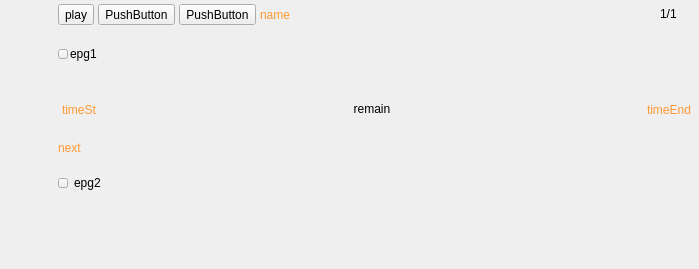
<?xml version="1.0" encoding="UTF-8"?>
<ui version="4.0">
 <class>m_InfoPanelBig</class>
 <widget class="QWidget" name="m_InfoPanelBig">
  <property name="geometry">
   <rect>
    <x>0</x>
    <y>0</y>
    <width>699</width>
    <height>269</height>
   </rect>
  </property>
  <property name="sizePolicy">
   <sizepolicy hsizetype="Expanding" vsizetype="Minimum">
    <horstretch>0</horstretch>
    <verstretch>0</verstretch>
   </sizepolicy>
  </property>
  <property name="contextMenuPolicy">
   <enum>Qt::NoContextMenu</enum>
  </property>
  <property name="windowTitle">
   <string notr="true"/>
  </property>
  <layout class="QGridLayout" name="gridLayout">
   <property name="leftMargin">
    <number>4</number>
   </property>
   <property name="topMargin">
    <number>4</number>
   </property>
   <property name="rightMargin">
    <number>4</number>
   </property>
   <property name="bottomMargin">
    <number>4</number>
   </property>
   <property name="spacing">
    <number>2</number>
   </property>
   <item row="2" column="1">
    <layout class="QHBoxLayout" name="horizontalLayout_5">
     <property name="spacing">
      <number>8</number>
     </property>
     <property name="leftMargin">
      <number>4</number>
     </property>
     <property name="rightMargin">
      <number>4</number>
     </property>
     <item>
      <widget class="CSkinOneLineText" name="m_TimeSt">
       <property name="sizePolicy">
        <sizepolicy hsizetype="Minimum" vsizetype="Expanding">
         <horstretch>0</horstretch>
         <verstretch>0</verstretch>
        </sizepolicy>
       </property>
       <property name="palette">
        <palette>
         <active>
          <colorrole role="WindowText">
           <brush brushstyle="SolidPattern">
            <color alpha="255">
             <red>255</red>
             <green>153</green>
             <blue>51</blue>
            </color>
           </brush>
          </colorrole>
         </active>
         <inactive>
          <colorrole role="WindowText">
           <brush brushstyle="SolidPattern">
            <color alpha="255">
             <red>255</red>
             <green>153</green>
             <blue>51</blue>
            </color>
           </brush>
          </colorrole>
         </inactive>
         <disabled>
          <colorrole role="WindowText">
           <brush brushstyle="SolidPattern">
            <color alpha="255">
             <red>120</red>
             <green>120</green>
             <blue>120</blue>
            </color>
           </brush>
          </colorrole>
         </disabled>
        </palette>
       </property>
       <property name="text">
        <string notr="true">timeSt</string>
       </property>
      </widget>
     </item>
     <item>
      <widget class="CSkinProgressWidget" name="m_ProgressWidget" native="true">
       <property name="sizePolicy">
        <sizepolicy hsizetype="Expanding" vsizetype="Expanding">
         <horstretch>0</horstretch>
         <verstretch>0</verstretch>
        </sizepolicy>
       </property>
       <property name="sliderInfo" stdset="0">
        <string notr="true">color1=&quot;0xA0909090&quot; color2=&quot;0xAA146414&quot; type=&quot;0&quot; roundcorner=&quot;0&quot; borderwidth=&quot;0&quot; bordercolor=&quot;0xFF010101&quot;</string>
       </property>
       <property name="slider2Info" stdset="0">
        <string notr="true">color1=&quot;0x541414C8&quot; color2=&quot;0xC0C0C0C0&quot; type=&quot;0&quot; roundcorner=&quot;0&quot; borderwidth=&quot;0&quot; bordercolor=&quot;0xFF010101&quot;</string>
       </property>
       <property name="borderInfo" stdset="0">
        <string notr="true">borderwidth=&quot;1&quot; roundcorner=&quot;0&quot; bordercolor=&quot;0xB0FF9933&quot; </string>
       </property>
       <layout class="QHBoxLayout" name="layout11">
        <property name="spacing">
         <number>0</number>
        </property>
        <property name="leftMargin">
         <number>0</number>
        </property>
        <property name="topMargin">
         <number>4</number>
        </property>
        <property name="rightMargin">
         <number>0</number>
        </property>
        <property name="bottomMargin">
         <number>6</number>
        </property>
        <item>
         <widget class="CSkinOneLineText" name="m_Remain">
          <property name="sizePolicy">
           <sizepolicy hsizetype="Expanding" vsizetype="Expanding">
            <horstretch>0</horstretch>
            <verstretch>0</verstretch>
           </sizepolicy>
          </property>
          <property name="text">
           <string notr="true">remain</string>
          </property>
          <property name="alignment">
           <set>Qt::AlignCenter</set>
          </property>
         </widget>
        </item>
       </layout>
      </widget>
     </item>
     <item>
      <widget class="CSkinOneLineText" name="m_TimeEnd">
       <property name="sizePolicy">
        <sizepolicy hsizetype="Minimum" vsizetype="Expanding">
         <horstretch>0</horstretch>
         <verstretch>0</verstretch>
        </sizepolicy>
       </property>
       <property name="palette">
        <palette>
         <active>
          <colorrole role="WindowText">
           <brush brushstyle="SolidPattern">
            <color alpha="255">
             <red>255</red>
             <green>153</green>
             <blue>51</blue>
            </color>
           </brush>
          </colorrole>
         </active>
         <inactive>
          <colorrole role="WindowText">
           <brush brushstyle="SolidPattern">
            <color alpha="255">
             <red>255</red>
             <green>153</green>
             <blue>51</blue>
            </color>
           </brush>
          </colorrole>
         </inactive>
         <disabled>
          <colorrole role="WindowText">
           <brush brushstyle="SolidPattern">
            <color alpha="255">
             <red>120</red>
             <green>120</green>
             <blue>120</blue>
            </color>
           </brush>
          </colorrole>
         </disabled>
        </palette>
       </property>
       <property name="text">
        <string notr="true">timeEnd</string>
       </property>
      </widget>
     </item>
    </layout>
   </item>
   <item row="1" column="1">
    <layout class="QHBoxLayout" name="horizontalLayout_2">
     <item>
      <widget class="CSkinButton" name="m_EpgDesc1">
       <property name="minimumSize">
        <size>
         <width>10</width>
         <height>10</height>
        </size>
       </property>
       <property name="focusPolicy">
        <enum>Qt::NoFocus</enum>
       </property>
       <property name="text">
        <string notr="true"/>
       </property>
       <property name="iconSize">
        <size>
         <width>0</width>
         <height>0</height>
        </size>
       </property>
       <property name="checkable">
        <bool>false</bool>
       </property>
       <property name="skinImage" stdset="0">
        <stringlist notr="true">
         <string>src=&quot;img\tree\info.png&quot; statecount=&quot;1&quot; duration=&quot;0&quot; autoScale=&quot;0&quot;</string>
        </stringlist>
       </property>
      </widget>
     </item>
     <item>
      <widget class="CSkinOneLineText" name="m_Epg1">
       <property name="sizePolicy">
        <sizepolicy hsizetype="Expanding" vsizetype="Expanding">
         <horstretch>0</horstretch>
         <verstretch>0</verstretch>
        </sizepolicy>
       </property>
       <property name="text">
        <string>epg1</string>
       </property>
       <property name="rowLimit" stdset="0">
        <number>2</number>
       </property>
      </widget>
     </item>
    </layout>
   </item>
   <item row="0" column="1">
    <layout class="QHBoxLayout" name="horizontalLayout_Str1">
     <property name="spacing">
      <number>4</number>
     </property>
     <property name="sizeConstraint">
      <enum>QLayout::SetDefaultConstraint</enum>
     </property>
     <property name="leftMargin">
      <number>0</number>
     </property>
     <item>
      <widget class="CSkinButton" name="m_UserPlayButton">
       <property name="text">
        <string>play</string>
       </property>
       <property name="skinImage" stdset="0">
        <stringlist notr="true">
         <string>isalpha=&quot;0&quot; src=&quot;img\PlayButton.png&quot; tooltip=&quot;translateMe(Play)&quot;</string>
        </stringlist>
       </property>
       <property name="scriptList" stdset="0">
        <stringlist notr="true">
         <string>action=&quot;OnClick&quot; scr=&quot;m_simpleTV.Control.ExecuteAction(54)&quot;</string>
        </stringlist>
       </property>
       <property name="osdTooltip" stdset="0">
        <bool>true</bool>
       </property>
      </widget>
     </item>
     <item>
      <widget class="CSkinButton" name="m_UserButton1">
       <property name="text">
        <string>PushButton</string>
       </property>
       <property name="skinImage" stdset="0">
        <stringlist notr="true">
         <string>isalpha=&quot;1&quot; src=&quot;img\RestartButton.png&quot; tooltip=&quot;translateMe(Restart)&quot;</string>
        </stringlist>
       </property>
       <property name="scriptList" stdset="0">
        <stringlist notr="true">
         <string>action=&quot;OnClick&quot; scr=&quot;m_simpleTV.Control.ExecuteAction(63)&quot;</string>
        </stringlist>
       </property>
       <property name="osdTooltip" stdset="0">
        <bool>true</bool>
       </property>
      </widget>
     </item>
     <item>
      <widget class="CSkinButton" name="m_UserButton2">
       <property name="text">
        <string>PushButton</string>
       </property>
       <property name="skinImage" stdset="0">
        <stringlist notr="true">
         <string>isalpha=&quot;1&quot; src=&quot;img\mediainfo.png&quot; tooltip=&quot;translateMe(Media info)&quot;</string>
        </stringlist>
       </property>
       <property name="scriptList" stdset="0">
        <stringlist notr="true">
         <string>action=&quot;OnClick&quot; scr=&quot;m_simpleTV.Control.ExecuteAction(114)&quot;</string>
        </stringlist>
       </property>
       <property name="osdTooltip" stdset="0">
        <bool>true</bool>
       </property>
      </widget>
     </item>
     <item>
      <widget class="CSkinOneLineText" name="m_Name">
       <property name="sizePolicy">
        <sizepolicy hsizetype="Expanding" vsizetype="Minimum">
         <horstretch>0</horstretch>
         <verstretch>0</verstretch>
        </sizepolicy>
       </property>
       <property name="palette">
        <palette>
         <active>
          <colorrole role="WindowText">
           <brush brushstyle="SolidPattern">
            <color alpha="255">
             <red>255</red>
             <green>153</green>
             <blue>51</blue>
            </color>
           </brush>
          </colorrole>
         </active>
         <inactive>
          <colorrole role="WindowText">
           <brush brushstyle="SolidPattern">
            <color alpha="255">
             <red>255</red>
             <green>153</green>
             <blue>51</blue>
            </color>
           </brush>
          </colorrole>
         </inactive>
         <disabled>
          <colorrole role="WindowText">
           <brush brushstyle="SolidPattern">
            <color alpha="255">
             <red>120</red>
             <green>120</green>
             <blue>120</blue>
            </color>
           </brush>
          </colorrole>
         </disabled>
        </palette>
       </property>
       <property name="text">
        <string>name</string>
       </property>
       <property name="addheight" stdset="0">
        <number>4</number>
       </property>
       <property name="rowLimit" stdset="0">
        <number>2</number>
       </property>
      </widget>
     </item>
     <item alignment="Qt::AlignVCenter">
      <widget class="QWidget" name="m_ImgContainer" native="true">
       <layout class="QHBoxLayout" name="horizontalLayout_8">
        <property name="spacing">
         <number>4</number>
        </property>
        <property name="leftMargin">
         <number>0</number>
        </property>
        <property name="topMargin">
         <number>0</number>
        </property>
        <property name="rightMargin">
         <number>0</number>
        </property>
        <property name="bottomMargin">
         <number>0</number>
        </property>
        <item>
         <widget class="CSkinProgressWidget" name="m_TimeshiftInfo" native="true">
          <property name="sizePolicy">
           <sizepolicy hsizetype="Minimum" vsizetype="Preferred">
            <horstretch>0</horstretch>
            <verstretch>0</verstretch>
           </sizepolicy>
          </property>
          <property name="borderInfo" stdset="0">
           <string notr="true">borderwidth=&quot;1&quot; roundcorner=&quot;4&quot; bordercolor=&quot;0xD0CCFFCC&quot; </string>
          </property>
          <layout class="QHBoxLayout" name="horizontalLayout_7">
           <property name="spacing">
            <number>0</number>
           </property>
           <property name="leftMargin">
            <number>4</number>
           </property>
           <property name="topMargin">
            <number>4</number>
           </property>
           <property name="rightMargin">
            <number>4</number>
           </property>
           <property name="bottomMargin">
            <number>4</number>
           </property>
           <item>
            <widget class="COsdImage" name="m_TimeshiftImg" native="true">
             <property name="imageParams" stdset="0">
              <string notr="true">src=&quot;img/osd/infopanel/timeshift.png&quot;</string>
             </property>
            </widget>
           </item>
          </layout>
         </widget>
        </item>
        <item>
         <widget class="CSkinProgressWidget" name="m_SubInfo" native="true">
          <property name="sizePolicy">
           <sizepolicy hsizetype="Minimum" vsizetype="Preferred">
            <horstretch>0</horstretch>
            <verstretch>0</verstretch>
           </sizepolicy>
          </property>
          <property name="borderInfo" stdset="0">
           <string notr="true">borderwidth=&quot;1&quot; roundcorner=&quot;4&quot; bordercolor=&quot;0xD0CCFFCC&quot; </string>
          </property>
          <layout class="QHBoxLayout" name="horizontalLayout_6">
           <property name="spacing">
            <number>0</number>
           </property>
           <property name="leftMargin">
            <number>8</number>
           </property>
           <property name="topMargin">
            <number>4</number>
           </property>
           <property name="rightMargin">
            <number>8</number>
           </property>
           <property name="bottomMargin">
            <number>4</number>
           </property>
           <item>
            <widget class="COsdImage" name="m_SubInfoImg" native="true">
             <property name="imageParams" stdset="0">
              <string notr="true">src=&quot;img/osd/infopanel/sub.png&quot;</string>
             </property>
            </widget>
           </item>
          </layout>
         </widget>
        </item>
        <item>
         <widget class="CSkinProgressWidget" name="m_AudioInfo" native="true">
          <property name="sizePolicy">
           <sizepolicy hsizetype="Minimum" vsizetype="Preferred">
            <horstretch>0</horstretch>
            <verstretch>0</verstretch>
           </sizepolicy>
          </property>
          <property name="borderInfo" stdset="0">
           <string notr="true">borderwidth=&quot;1&quot; roundcorner=&quot;4&quot; bordercolor=&quot;0xD0CCFFCC&quot; </string>
          </property>
          <layout class="QHBoxLayout" name="horizontalLayout">
           <property name="spacing">
            <number>2</number>
           </property>
           <property name="leftMargin">
            <number>6</number>
           </property>
           <property name="topMargin">
            <number>2</number>
           </property>
           <property name="rightMargin">
            <number>6</number>
           </property>
           <property name="bottomMargin">
            <number>2</number>
           </property>
           <item>
            <widget class="COsdImage" name="m_AudioInfoImg" native="true">
             <property name="sizePolicy">
              <sizepolicy hsizetype="Preferred" vsizetype="Preferred">
               <horstretch>0</horstretch>
               <verstretch>0</verstretch>
              </sizepolicy>
             </property>
             <property name="imageParams" stdset="0">
              <string notr="true">src=&quot;img/osd/infopanel/speaker.png&quot;</string>
             </property>
            </widget>
           </item>
           <item>
            <widget class="CSkinOneLineText" name="m_AudioInfoText">
             <property name="sizePolicy">
              <sizepolicy hsizetype="Preferred" vsizetype="Preferred">
               <horstretch>0</horstretch>
               <verstretch>0</verstretch>
              </sizepolicy>
             </property>
             <property name="text">
              <string notr="true">1/1</string>
             </property>
            </widget>
           </item>
          </layout>
         </widget>
        </item>
        <item>
         <widget class="CSkinProgressWidget" name="m_HdInfo" native="true">
          <property name="sizePolicy">
           <sizepolicy hsizetype="Minimum" vsizetype="Preferred">
            <horstretch>0</horstretch>
            <verstretch>0</verstretch>
           </sizepolicy>
          </property>
          <property name="borderInfo" stdset="0">
           <string notr="true">borderwidth=&quot;1&quot; roundcorner=&quot;4&quot; bordercolor=&quot;0xD0CCFFCC&quot; </string>
          </property>
          <layout class="QHBoxLayout" name="horizontalLayout_6">
           <property name="spacing">
            <number>0</number>
           </property>
           <property name="leftMargin">
            <number>4</number>
           </property>
           <property name="topMargin">
            <number>2</number>
           </property>
           <property name="rightMargin">
            <number>4</number>
           </property>
           <property name="bottomMargin">
            <number>2</number>
           </property>
           <item>
            <widget class="COsdImage" name="m_HdInfoImg" native="true">
             <property name="imageParams" stdset="0">
              <string notr="true">src=&quot;img/osd/infopanel/videohd.png&quot;</string>
             </property>
            </widget>
           </item>
          </layout>
         </widget>
        </item>
       </layout>
      </widget>
     </item>
    </layout>
   </item>
   <item row="4" column="1">
    <widget class="CSkinOneLineText" name="m_Next">
     <property name="sizePolicy">
      <sizepolicy hsizetype="Minimum" vsizetype="Minimum">
       <horstretch>0</horstretch>
       <verstretch>0</verstretch>
      </sizepolicy>
     </property>
     <property name="palette">
      <palette>
       <active>
        <colorrole role="WindowText">
         <brush brushstyle="SolidPattern">
          <color alpha="255">
           <red>255</red>
           <green>153</green>
           <blue>51</blue>
          </color>
         </brush>
        </colorrole>
       </active>
       <inactive>
        <colorrole role="WindowText">
         <brush brushstyle="SolidPattern">
          <color alpha="255">
           <red>255</red>
           <green>153</green>
           <blue>51</blue>
          </color>
         </brush>
        </colorrole>
       </inactive>
       <disabled>
        <colorrole role="WindowText">
         <brush brushstyle="SolidPattern">
          <color alpha="255">
           <red>120</red>
           <green>120</green>
           <blue>120</blue>
          </color>
         </brush>
        </colorrole>
       </disabled>
      </palette>
     </property>
     <property name="text">
      <string notr="true">next</string>
     </property>
    </widget>
   </item>
   <item row="5" column="1">
    <layout class="QHBoxLayout" name="horizontalLayout_3">
     <property name="spacing">
      <number>6</number>
     </property>
     <property name="sizeConstraint">
      <enum>QLayout::SetDefaultConstraint</enum>
     </property>
     <property name="leftMargin">
      <number>0</number>
     </property>
     <property name="topMargin">
      <number>0</number>
     </property>
     <property name="bottomMargin">
      <number>2</number>
     </property>
     <item>
      <widget class="CSkinButton" name="m_EpgDesc2">
       <property name="minimumSize">
        <size>
         <width>10</width>
         <height>10</height>
        </size>
       </property>
       <property name="focusPolicy">
        <enum>Qt::NoFocus</enum>
       </property>
       <property name="iconSize">
        <size>
         <width>0</width>
         <height>0</height>
        </size>
       </property>
       <property name="skinImage" stdset="0">
        <stringlist notr="true">
         <string>src=&quot;img\tree\info.png&quot; statecount=&quot;1&quot; duration=&quot;0&quot; autoScale=&quot;0&quot;</string>
        </stringlist>
       </property>
      </widget>
     </item>
     <item>
      <widget class="CSkinOneLineText" name="m_Epg2">
       <property name="sizePolicy">
        <sizepolicy hsizetype="Expanding" vsizetype="Expanding">
         <horstretch>0</horstretch>
         <verstretch>0</verstretch>
        </sizepolicy>
       </property>
       <property name="text">
        <string>epg2</string>
       </property>
       <property name="rowLimit" stdset="0">
        <number>2</number>
       </property>
      </widget>
     </item>
    </layout>
   </item>
   <item row="6" column="1">
    <spacer name="verticalSpacer">
     <property name="orientation">
      <enum>Qt::Vertical</enum>
     </property>
     <property name="sizeHint" stdset="0">
      <size>
       <width>20</width>
       <height>0</height>
      </size>
     </property>
    </spacer>
   </item>
   <item row="0" column="0" rowspan="7">
    <layout class="QHBoxLayout" name="horizontalLayout_4">
     <property name="spacing">
      <number>0</number>
     </property>
     <property name="topMargin">
      <number>2</number>
     </property>
     <property name="rightMargin">
      <number>4</number>
     </property>
     <property name="bottomMargin">
      <number>2</number>
     </property>
     <item alignment="Qt::AlignVCenter">
      <widget class="CLogoView" name="m_Logo" native="true">
       <property name="sizePolicy">
        <sizepolicy hsizetype="Preferred" vsizetype="Expanding">
         <horstretch>0</horstretch>
         <verstretch>0</verstretch>
        </sizepolicy>
       </property>
       <property name="minimumSize">
        <size>
         <width>48</width>
         <height>48</height>
        </size>
       </property>
       <property name="contextMenuPolicy">
        <enum>Qt::NoContextMenu</enum>
       </property>
      </widget>
     </item>
    </layout>
   </item>
  </layout>
 </widget>
 <customwidgets>
  <customwidget>
   <class>CSkinOneLineText</class>
   <extends>QLabel</extends>
   <header>skinonelinetext.h</header>
  </customwidget>
  <customwidget>
   <class>CSkinButton</class>
   <extends>QToolButton</extends>
   <header>skinbutton.h</header>
  </customwidget>
  <customwidget>
   <class>CLogoView</class>
   <extends>QWidget</extends>
   <header>logoview.h</header>
  </customwidget>
  <customwidget>
   <class>CSkinProgressWidget</class>
   <extends>QWidget</extends>
   <header>skinprogresswidget.h</header>
   <container>1</container>
  </customwidget>
  <customwidget>
   <class>COsdImage</class>
   <extends>QWidget</extends>
   <header>osdimage.h</header>
  </customwidget>
 </customwidgets>
 <resources/> 
</ui>
